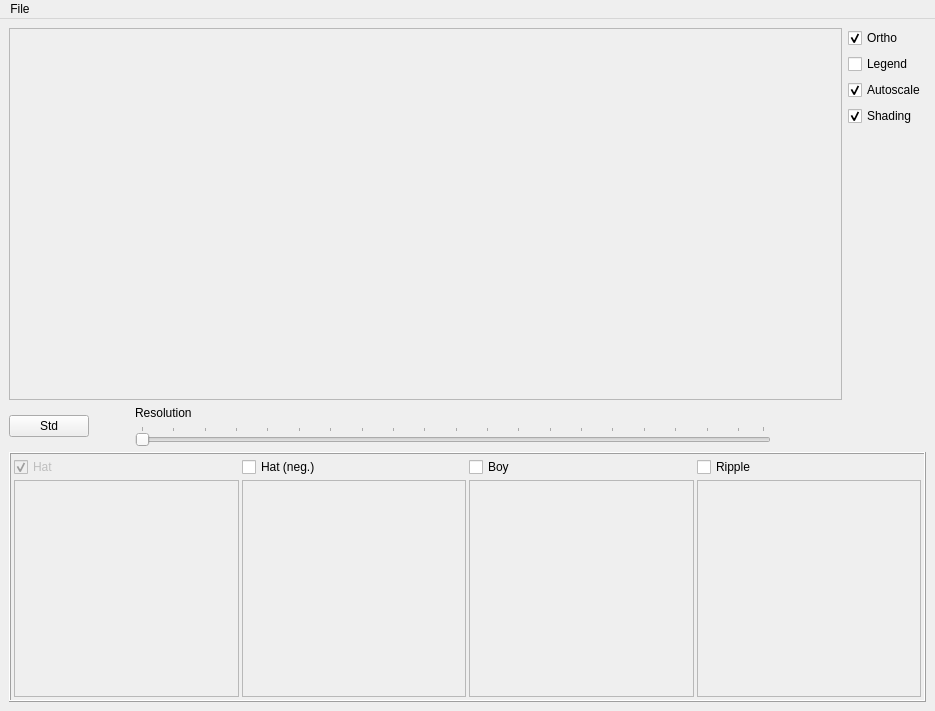
<?xml version="1.0" encoding="UTF-8"?>
<ui version="4.0">
 <class>MainWindow</class>
 <widget class="QMainWindow" name="MainWindow">
  <property name="geometry">
   <rect>
    <x>0</x>
    <y>0</y>
    <width>935</width>
    <height>711</height>
   </rect>
  </property>
  <property name="windowTitle">
   <string>Plotlets</string>
  </property>
  <widget class="QWidget" name="centralWidget">
   <layout class="QVBoxLayout" name="verticalLayout_8">
    <item>
     <layout class="QHBoxLayout" name="horizontalLayout_2">
      <item>
       <layout class="QVBoxLayout" name="verticalLayout_4">
        <item>
         <widget class="QFrame" name="frame">
          <property name="sizePolicy">
           <sizepolicy hsizetype="MinimumExpanding" vsizetype="MinimumExpanding">
            <horstretch>0</horstretch>
            <verstretch>0</verstretch>
           </sizepolicy>
          </property>
          <property name="frameShape">
           <enum>QFrame::StyledPanel</enum>
          </property>
          <property name="frameShadow">
           <enum>QFrame::Sunken</enum>
          </property>
         </widget>
        </item>
        <item>
         <layout class="QHBoxLayout">
          <property name="spacing">
           <number>6</number>
          </property>
          <property name="margin">
           <number>0</number>
          </property>
          <item>
           <layout class="QHBoxLayout">
            <property name="spacing">
             <number>6</number>
            </property>
            <property name="margin">
             <number>0</number>
            </property>
            <item>
             <widget class="QPushButton" name="normButton">
              <property name="text">
               <string>Std</string>
              </property>
             </widget>
            </item>
            <item>
             <spacer>
              <property name="orientation">
               <enum>Qt::Horizontal</enum>
              </property>
              <property name="sizeType">
               <enum>QSizePolicy::Fixed</enum>
              </property>
              <property name="sizeHint" stdset="0">
               <size>
                <width>40</width>
                <height>20</height>
               </size>
              </property>
             </spacer>
            </item>
            <item>
             <layout class="QVBoxLayout">
              <property name="spacing">
               <number>6</number>
              </property>
              <property name="margin">
               <number>0</number>
              </property>
              <item>
               <widget class="QLabel" name="label_3">
                <property name="text">
                 <string>&lt;html&gt;&lt;head&gt;&lt;meta name=&quot;qrichtext&quot; content=&quot;1&quot; /&gt;&lt;/head&gt;&lt;body style=&quot; white-space: pre-wrap; font-family:MS Shell Dlg; font-weight:400; font-style:normal; text-decoration:none;&quot;&gt;&lt;p style=&quot; margin-top:0px; margin-bottom:0px; margin-left:0px; margin-right:0px; -qt-block-indent:0; text-indent:0px;&quot;&gt;Resolution&lt;/p&gt;&lt;/body&gt;&lt;/html&gt;</string>
                </property>
               </widget>
              </item>
              <item>
               <widget class="QSlider" name="resSlider">
                <property name="minimum">
                 <number>1</number>
                </property>
                <property name="maximum">
                 <number>100</number>
                </property>
                <property name="orientation">
                 <enum>Qt::Horizontal</enum>
                </property>
                <property name="tickPosition">
                 <enum>QSlider::TicksAbove</enum>
                </property>
                <property name="tickInterval">
                 <number>5</number>
                </property>
               </widget>
              </item>
             </layout>
            </item>
           </layout>
          </item>
          <item>
           <spacer>
            <property name="orientation">
             <enum>Qt::Horizontal</enum>
            </property>
            <property name="sizeType">
             <enum>QSizePolicy::Fixed</enum>
            </property>
            <property name="sizeHint" stdset="0">
             <size>
              <width>71</width>
              <height>20</height>
             </size>
            </property>
           </spacer>
          </item>
         </layout>
        </item>
       </layout>
      </item>
      <item>
       <layout class="QVBoxLayout" name="verticalLayout_3">
        <item>
         <layout class="QHBoxLayout" name="horizontalLayout_8">
          <item>
           <layout class="QVBoxLayout" name="verticalLayout">
            <item>
             <widget class="QCheckBox" name="projection">
              <property name="text">
               <string>Ortho</string>
              </property>
              <property name="checked">
               <bool>true</bool>
              </property>
             </widget>
            </item>
            <item>
             <widget class="QCheckBox" name="colorlegend">
              <property name="text">
               <string>Legend</string>
              </property>
             </widget>
            </item>
            <item>
             <widget class="QCheckBox" name="autoscale">
              <property name="text">
               <string>Autoscale</string>
              </property>
              <property name="checked">
               <bool>true</bool>
              </property>
             </widget>
            </item>
            <item>
             <widget class="QCheckBox" name="shader">
              <property name="text">
               <string>Shading</string>
              </property>
              <property name="checked">
               <bool>true</bool>
              </property>
             </widget>
            </item>
           </layout>
          </item>
         </layout>
        </item>
        <item>
         <spacer name="verticalSpacer_2">
          <property name="orientation">
           <enum>Qt::Vertical</enum>
          </property>
          <property name="sizeHint" stdset="0">
           <size>
            <width>20</width>
            <height>40</height>
           </size>
          </property>
         </spacer>
        </item>
       </layout>
      </item>
     </layout>
    </item>
    <item>
     <widget class="QFrame" name="frame_2">
      <property name="sizePolicy">
       <sizepolicy hsizetype="Expanding" vsizetype="Fixed">
        <horstretch>0</horstretch>
        <verstretch>0</verstretch>
       </sizepolicy>
      </property>
      <property name="minimumSize">
       <size>
        <width>0</width>
        <height>250</height>
       </size>
      </property>
      <property name="maximumSize">
       <size>
        <width>16777213</width>
        <height>250</height>
       </size>
      </property>
      <property name="frameShape">
       <enum>QFrame::Box</enum>
      </property>
      <property name="frameShadow">
       <enum>QFrame::Raised</enum>
      </property>
      <layout class="QHBoxLayout" name="horizontalLayout">
       <property name="spacing">
        <number>3</number>
       </property>
       <property name="margin">
        <number>3</number>
       </property>
       <item>
        <layout class="QVBoxLayout" name="verticalLayout_2">
         <property name="sizeConstraint">
          <enum>QLayout::SetMaximumSize</enum>
         </property>
         <item>
          <widget class="QCheckBox" name="cbHat">
           <property name="enabled">
            <bool>false</bool>
           </property>
           <property name="text">
            <string>Hat</string>
           </property>
           <property name="checked">
            <bool>true</bool>
           </property>
          </widget>
         </item>
         <item>
          <widget class="ConfigFrame" name="cfgHat">
           <property name="sizePolicy">
            <sizepolicy hsizetype="Expanding" vsizetype="Expanding">
             <horstretch>0</horstretch>
             <verstretch>0</verstretch>
            </sizepolicy>
           </property>
           <property name="maximumSize">
            <size>
             <width>16777215</width>
             <height>16777215</height>
            </size>
           </property>
           <property name="frameShape">
            <enum>QFrame::StyledPanel</enum>
           </property>
           <property name="frameShadow">
            <enum>QFrame::Sunken</enum>
           </property>
          </widget>
         </item>
        </layout>
       </item>
       <item>
        <layout class="QVBoxLayout" name="verticalLayout_5">
         <property name="sizeConstraint">
          <enum>QLayout::SetMaximumSize</enum>
         </property>
         <item>
          <widget class="QCheckBox" name="cbHatn">
           <property name="text">
            <string>Hat (neg.)</string>
           </property>
          </widget>
         </item>
         <item>
          <widget class="ConfigFrame" name="cfgHatn">
           <property name="sizePolicy">
            <sizepolicy hsizetype="Expanding" vsizetype="Expanding">
             <horstretch>0</horstretch>
             <verstretch>0</verstretch>
            </sizepolicy>
           </property>
           <property name="maximumSize">
            <size>
             <width>16777215</width>
             <height>16777215</height>
            </size>
           </property>
           <property name="frameShape">
            <enum>QFrame::StyledPanel</enum>
           </property>
           <property name="frameShadow">
            <enum>QFrame::Sunken</enum>
           </property>
          </widget>
         </item>
        </layout>
       </item>
       <item>
        <layout class="QVBoxLayout" name="verticalLayout_6">
         <property name="sizeConstraint">
          <enum>QLayout::SetMaximumSize</enum>
         </property>
         <item>
          <widget class="QCheckBox" name="cbBoy">
           <property name="text">
            <string>Boy</string>
           </property>
          </widget>
         </item>
         <item>
          <widget class="ConfigFrame" name="cfgBoy">
           <property name="enabled">
            <bool>false</bool>
           </property>
           <property name="sizePolicy">
            <sizepolicy hsizetype="Expanding" vsizetype="Expanding">
             <horstretch>0</horstretch>
             <verstretch>0</verstretch>
            </sizepolicy>
           </property>
           <property name="maximumSize">
            <size>
             <width>16777215</width>
             <height>16777215</height>
            </size>
           </property>
           <property name="frameShape">
            <enum>QFrame::StyledPanel</enum>
           </property>
           <property name="frameShadow">
            <enum>QFrame::Sunken</enum>
           </property>
          </widget>
         </item>
        </layout>
       </item>
       <item>
        <layout class="QVBoxLayout" name="verticalLayout_7">
         <property name="sizeConstraint">
          <enum>QLayout::SetDefaultConstraint</enum>
         </property>
         <item>
          <widget class="QCheckBox" name="cbRipple">
           <property name="text">
            <string>Ripple</string>
           </property>
          </widget>
         </item>
         <item>
          <widget class="ConfigFrame" name="cfgRipple">
           <property name="enabled">
            <bool>false</bool>
           </property>
           <property name="sizePolicy">
            <sizepolicy hsizetype="Expanding" vsizetype="Expanding">
             <horstretch>0</horstretch>
             <verstretch>0</verstretch>
            </sizepolicy>
           </property>
           <property name="maximumSize">
            <size>
             <width>16777215</width>
             <height>16777215</height>
            </size>
           </property>
           <property name="frameShape">
            <enum>QFrame::StyledPanel</enum>
           </property>
           <property name="frameShadow">
            <enum>QFrame::Sunken</enum>
           </property>
          </widget>
         </item>
        </layout>
       </item>
      </layout>
     </widget>
    </item>
   </layout>
  </widget>
  <widget class="QMenuBar" name="menuBar">
   <property name="geometry">
    <rect>
     <x>0</x>
     <y>0</y>
     <width>935</width>
     <height>18</height>
    </rect>
   </property>
   <widget class="QMenu" name="filemenu">
    <property name="title">
     <string>File</string>
    </property>
    <addaction name="Exit"/>
   </widget>
   <addaction name="filemenu"/>
  </widget>
  <action name="Exit">
   <property name="text">
    <string>Exit</string>
   </property>
   <property name="shortcut">
    <string>Ctrl+Q</string>
   </property>
  </action>
  <action name="pointstyle">
   <property name="checkable">
    <bool>true</bool>
   </property>
   <property name="icon">
    <iconset resource="../../images.qrc">
     <normaloff>:/images/scattered.png</normaloff>:/images/scattered.png</iconset>
   </property>
   <property name="text">
    <string>pointstyle</string>
   </property>
  </action>
  <action name="wireframe">
   <property name="checkable">
    <bool>true</bool>
   </property>
   <property name="icon">
    <iconset resource="../../images.qrc">
     <normaloff>:/images/wireframe.png</normaloff>:/images/wireframe.png</iconset>
   </property>
   <property name="text">
    <string>wireframe</string>
   </property>
  </action>
  <action name="hiddenline">
   <property name="checkable">
    <bool>true</bool>
   </property>
   <property name="icon">
    <iconset resource="../../images.qrc">
     <normaloff>:/images/hiddenline.png</normaloff>:/images/hiddenline.png</iconset>
   </property>
   <property name="text">
    <string>hiddenline</string>
   </property>
  </action>
  <action name="polygon">
   <property name="checkable">
    <bool>true</bool>
   </property>
   <property name="icon">
    <iconset resource="../../images.qrc">
     <normaloff>:/images/polygon.png</normaloff>:/images/polygon.png</iconset>
   </property>
   <property name="text">
    <string>polygon</string>
   </property>
  </action>
  <action name="filledmesh">
   <property name="checkable">
    <bool>true</bool>
   </property>
   <property name="icon">
    <iconset resource="../../images.qrc">
     <normaloff>:/images/filledmesh.png</normaloff>:/images/filledmesh.png</iconset>
   </property>
   <property name="text">
    <string>filledmesh</string>
   </property>
  </action>
  <action name="nodata">
   <property name="checkable">
    <bool>true</bool>
   </property>
   <property name="icon">
    <iconset resource="../../images.qrc">
     <normaloff>:/images/nodata.png</normaloff>:/images/nodata.png</iconset>
   </property>
   <property name="text">
    <string>nodata</string>
   </property>
  </action>
  <action name="floordata">
   <property name="checkable">
    <bool>true</bool>
   </property>
   <property name="icon">
    <iconset resource="../../images.qrc">
     <normaloff>:/images/floordata.png</normaloff>:/images/floordata.png</iconset>
   </property>
   <property name="text">
    <string>floordata</string>
   </property>
  </action>
  <action name="flooriso">
   <property name="checkable">
    <bool>true</bool>
   </property>
   <property name="icon">
    <iconset resource="../../images.qrc">
     <normaloff>:/images/flooriso.png</normaloff>:/images/flooriso.png</iconset>
   </property>
   <property name="text">
    <string>flooriso</string>
   </property>
  </action>
  <action name="floornone">
   <property name="checkable">
    <bool>true</bool>
   </property>
   <property name="icon">
    <iconset resource="../../images.qrc">
     <normaloff>:/images/floorempty.png</normaloff>:/images/floorempty.png</iconset>
   </property>
   <property name="text">
    <string>floornone</string>
   </property>
  </action>
  <action name="normals">
   <property name="checkable">
    <bool>true</bool>
   </property>
   <property name="icon">
    <iconset resource="../../images.qrc">
     <normaloff>:/images/normals.png</normaloff>:/images/normals.png</iconset>
   </property>
   <property name="text">
    <string>normals</string>
   </property>
  </action>
  <action name="axescolor">
   <property name="text">
    <string>&amp;Axes</string>
   </property>
  </action>
  <action name="backgroundcolor">
   <property name="text">
    <string>&amp;Background</string>
   </property>
  </action>
  <action name="meshcolor">
   <property name="text">
    <string>&amp;Mesh</string>
   </property>
  </action>
  <action name="numbercolor">
   <property name="text">
    <string>&amp;Numbers</string>
   </property>
  </action>
  <action name="labelcolor">
   <property name="text">
    <string>&amp;Label</string>
   </property>
  </action>
  <action name="titlecolor">
   <property name="text">
    <string>&amp;Caption</string>
   </property>
  </action>
  <action name="datacolor">
   <property name="text">
    <string>Data Color</string>
   </property>
  </action>
  <action name="resetcolor">
   <property name="text">
    <string>&amp;Reset</string>
   </property>
  </action>
  <action name="numberfont">
   <property name="text">
    <string>&amp;Scale numbering</string>
   </property>
  </action>
  <action name="labelfont">
   <property name="text">
    <string>&amp;Axes label</string>
   </property>
  </action>
  <action name="titlefont">
   <property name="text">
    <string>&amp;Caption</string>
   </property>
  </action>
  <action name="resetfont">
   <property name="text">
    <string>&amp;Reset</string>
   </property>
  </action>
 </widget>
 <customwidgets>
  <customwidget>
   <class>ConfigFrame</class>
   <extends>QFrame</extends>
   <header>configframe.h</header>
   <container>1</container>
  </customwidget>
 </customwidgets>
 <resources>
  <include location="../../images.qrc"/>
 </resources>
 <connections>
  <connection>
   <sender>cbHat</sender>
   <signal>clicked(bool)</signal>
   <receiver>cfgHat</receiver>
   <slot>setEnabled(bool)</slot>
   <hints>
    <hint type="sourcelabel">
     <x>236</x>
     <y>474</y>
    </hint>
    <hint type="destinationlabel">
     <x>236</x>
     <y>551</y>
    </hint>
   </hints>
  </connection>
  <connection>
   <sender>cbHatn</sender>
   <signal>clicked(bool)</signal>
   <receiver>cfgHatn</receiver>
   <slot>setEnabled(bool)</slot>
   <hints>
    <hint type="sourcelabel">
     <x>464</x>
     <y>474</y>
    </hint>
    <hint type="destinationlabel">
     <x>464</x>
     <y>696</y>
    </hint>
   </hints>
  </connection>
  <connection>
   <sender>cbBoy</sender>
   <signal>clicked(bool)</signal>
   <receiver>cfgBoy</receiver>
   <slot>setEnabled(bool)</slot>
   <hints>
    <hint type="sourcelabel">
     <x>692</x>
     <y>474</y>
    </hint>
    <hint type="destinationlabel">
     <x>692</x>
     <y>696</y>
    </hint>
   </hints>
  </connection>
  <connection>
   <sender>cbRipple</sender>
   <signal>clicked(bool)</signal>
   <receiver>cfgRipple</receiver>
   <slot>setEnabled(bool)</slot>
   <hints>
    <hint type="sourcelabel">
     <x>920</x>
     <y>474</y>
    </hint>
    <hint type="destinationlabel">
     <x>920</x>
     <y>696</y>
    </hint>
   </hints>
  </connection>
 </connections>
</ui>
